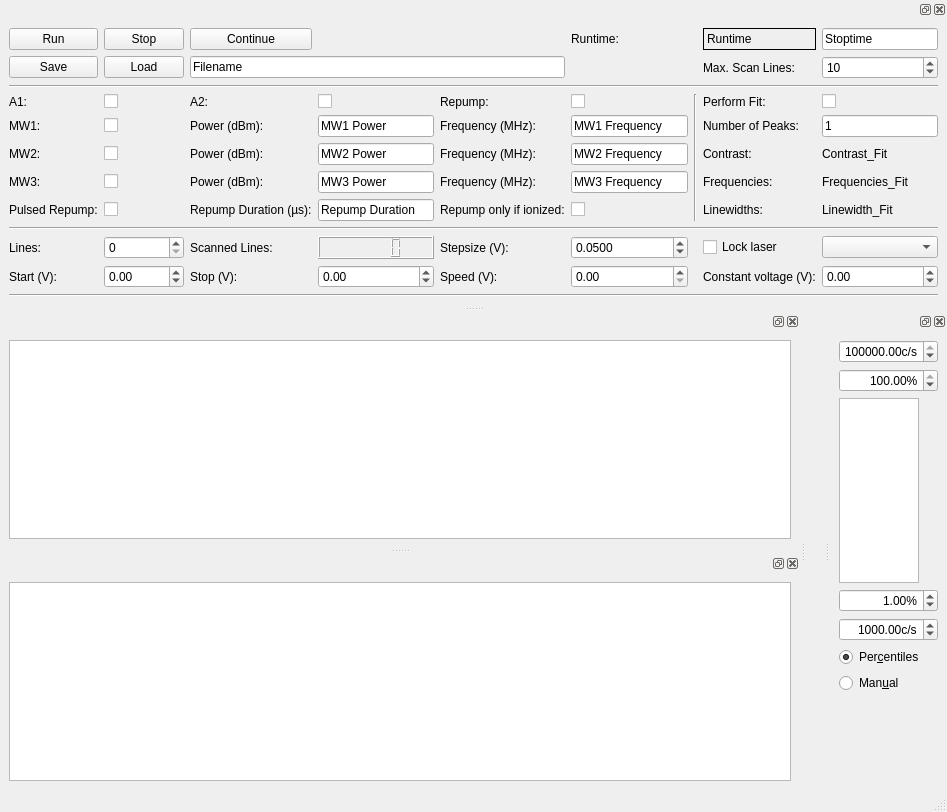
<?xml version="1.0" encoding="UTF-8"?>
<ui version="4.0">
 <class>MainWindow</class>
 <widget class="QMainWindow" name="MainWindow">
  <property name="geometry">
   <rect>
    <x>0</x>
    <y>0</y>
    <width>947</width>
    <height>812</height>
   </rect>
  </property>
  <property name="sizePolicy">
   <sizepolicy hsizetype="Preferred" vsizetype="Preferred">
    <horstretch>1</horstretch>
    <verstretch>1</verstretch>
   </sizepolicy>
  </property>
  <property name="windowTitle">
   <string>qudi: PLE</string>
  </property>
  <widget class="QWidget" name="centralwidget">
   <property name="enabled">
    <bool>true</bool>
   </property>
   <layout class="QVBoxLayout" name="verticalLayout_2"/>
  </widget>
  <widget class="QMenuBar" name="menubar">
   <property name="geometry">
    <rect>
     <x>0</x>
     <y>0</y>
     <width>947</width>
     <height>21</height>
    </rect>
   </property>
  </widget>
  <widget class="QStatusBar" name="statusbar"/>
  <widget class="QDockWidget" name="dockWidget">
   <attribute name="dockWidgetArea">
    <number>4</number>
   </attribute>
   <widget class="QWidget" name="dockWidgetContents">
    <property name="enabled">
     <bool>true</bool>
    </property>
    <layout class="QVBoxLayout" name="verticalLayout_9">
     <item>
      <layout class="QGridLayout" name="gridLayout_7">
       <item row="3" column="0">
        <widget class="QLabel" name="label_121">
         <property name="text">
          <string>A1:</string>
         </property>
        </widget>
       </item>
       <item row="7" column="4">
        <widget class="QLabel" name="label_118">
         <property name="text">
          <string>Repump only if ionized:</string>
         </property>
        </widget>
       </item>
       <item row="5" column="3">
        <widget class="QLineEdit" name="ple_MW2_Power_LineEdit">
         <property name="text">
          <string>MW2 Power</string>
         </property>
        </widget>
       </item>
       <item row="0" column="2">
        <widget class="QPushButton" name="ple_Continue_Button">
         <property name="text">
          <string>Continue</string>
         </property>
        </widget>
       </item>
       <item row="10" column="3">
        <widget class="QDoubleSpinBox" name="stopDoubleSpinBox">
         <property name="minimum">
          <double>-4.000000000000000</double>
         </property>
         <property name="maximum">
          <double>4.000000000000000</double>
         </property>
        </widget>
       </item>
       <item row="10" column="1">
        <widget class="QDoubleSpinBox" name="startDoubleSpinBox">
         <property name="minimum">
          <double>-4.000000000000000</double>
         </property>
         <property name="maximum">
          <double>4.000000000000000</double>
         </property>
        </widget>
       </item>
       <item row="5" column="8">
        <widget class="QLabel" name="ple_Contrast_Fit_Label">
         <property name="text">
          <string>Contrast_Fit</string>
         </property>
        </widget>
       </item>
       <item row="6" column="1">
        <widget class="QCheckBox" name="ple_MW3_CheckBox">
         <property name="text">
          <string/>
         </property>
        </widget>
       </item>
       <item row="9" column="2">
        <widget class="QLabel" name="label_5">
         <property name="text">
          <string>Scanned Lines:</string>
         </property>
        </widget>
       </item>
       <item row="9" column="5">
        <widget class="QDoubleSpinBox" name="resolutionSpinBox">
         <property name="decimals">
          <number>4</number>
         </property>
         <property name="maximum">
          <double>99999.990000000005239</double>
         </property>
         <property name="singleStep">
          <double>0.010000000000000</double>
         </property>
         <property name="value">
          <double>0.050000000000000</double>
         </property>
        </widget>
       </item>
       <item row="3" column="2">
        <widget class="QLabel" name="label_111">
         <property name="text">
          <string>A2:</string>
         </property>
        </widget>
       </item>
       <item row="6" column="0">
        <widget class="QLabel" name="label">
         <property name="text">
          <string>MW3:</string>
         </property>
        </widget>
       </item>
       <item row="4" column="0">
        <widget class="QLabel" name="label_115">
         <property name="text">
          <string>MW1:</string>
         </property>
        </widget>
       </item>
       <item row="10" column="2">
        <widget class="QLabel" name="label_8">
         <property name="text">
          <string>Stop (V):</string>
         </property>
        </widget>
       </item>
       <item row="3" column="4">
        <widget class="QLabel" name="label_109">
         <property name="text">
          <string>Repump:</string>
         </property>
        </widget>
       </item>
       <item row="7" column="5">
        <widget class="QCheckBox" name="ple_RepumpWhenIonized_CheckBox">
         <property name="text">
          <string/>
         </property>
        </widget>
       </item>
       <item row="5" column="4">
        <widget class="QLabel" name="label_126">
         <property name="text">
          <string>Frequency (MHz):</string>
         </property>
        </widget>
       </item>
       <item row="8" column="0" colspan="9">
        <widget class="Line" name="line_2">
         <property name="orientation">
          <enum>Qt::Horizontal</enum>
         </property>
        </widget>
       </item>
       <item row="4" column="4">
        <widget class="QLabel" name="label_117">
         <property name="text">
          <string>Frequency (MHz):</string>
         </property>
        </widget>
       </item>
       <item row="5" column="1">
        <widget class="QCheckBox" name="ple_MW2_CheckBox">
         <property name="text">
          <string/>
         </property>
        </widget>
       </item>
       <item row="4" column="5">
        <widget class="QLineEdit" name="ple_MW1_Freq_LineEdit">
         <property name="text">
          <string>MW1 Frequency</string>
         </property>
        </widget>
       </item>
       <item row="7" column="0">
        <widget class="QLabel" name="label_107">
         <property name="text">
          <string>Pulsed Repump:</string>
         </property>
        </widget>
       </item>
       <item row="4" column="3">
        <widget class="QLineEdit" name="ple_MW1_Power_LineEdit">
         <property name="text">
          <string>MW1 Power</string>
         </property>
        </widget>
       </item>
       <item row="0" column="1">
        <widget class="QPushButton" name="ple_Stop_Button">
         <property name="text">
          <string>Stop</string>
         </property>
        </widget>
       </item>
       <item row="3" column="1">
        <widget class="QCheckBox" name="ple_A1_CheckBox">
         <property name="text">
          <string/>
         </property>
        </widget>
       </item>
       <item row="7" column="7">
        <widget class="QLabel" name="label_110">
         <property name="text">
          <string>Linewidths:</string>
         </property>
        </widget>
       </item>
       <item row="5" column="7">
        <widget class="QLabel" name="label_11">
         <property name="text">
          <string>Contrast:</string>
         </property>
        </widget>
       </item>
       <item row="4" column="7">
        <widget class="QLabel" name="label_120">
         <property name="text">
          <string>Number of Peaks:</string>
         </property>
        </widget>
       </item>
       <item row="1" column="0">
        <widget class="QPushButton" name="ple_Save_Button">
         <property name="text">
          <string>Save</string>
         </property>
        </widget>
       </item>
       <item row="3" column="8">
        <widget class="QCheckBox" name="ple_PerformFit_CheckBox">
         <property name="text">
          <string/>
         </property>
        </widget>
       </item>
       <item row="7" column="2">
        <widget class="QLabel" name="label_122">
         <property name="text">
          <string>Repump Duration (µs):</string>
         </property>
        </widget>
       </item>
       <item row="6" column="7">
        <widget class="QLabel" name="label_127">
         <property name="text">
          <string>Frequencies:</string>
         </property>
        </widget>
       </item>
       <item row="0" column="7">
        <widget class="QLabel" name="ple_Runtime_Label">
         <property name="frameShape">
          <enum>QFrame::Box</enum>
         </property>
         <property name="text">
          <string>Runtime</string>
         </property>
        </widget>
       </item>
       <item row="1" column="1">
        <widget class="QPushButton" name="ple_Load_Button">
         <property name="enabled">
          <bool>true</bool>
         </property>
         <property name="text">
          <string>Load</string>
         </property>
        </widget>
       </item>
       <item row="0" column="5">
        <widget class="QLabel" name="label_114">
         <property name="text">
          <string>Runtime:</string>
         </property>
        </widget>
       </item>
       <item row="0" column="0">
        <widget class="QPushButton" name="ple_Run_Button">
         <property name="enabled">
          <bool>true</bool>
         </property>
         <property name="text">
          <string>Run</string>
         </property>
        </widget>
       </item>
       <item row="10" column="7">
        <widget class="QLabel" name="label_10">
         <property name="text">
          <string>Constant voltage (V):</string>
         </property>
        </widget>
       </item>
       <item row="5" column="2">
        <widget class="QLabel" name="label_132">
         <property name="text">
          <string>Power (dBm):</string>
         </property>
        </widget>
       </item>
       <item row="7" column="1">
        <widget class="QCheckBox" name="ple_PulsedRepump_CheckBox">
         <property name="text">
          <string/>
         </property>
        </widget>
       </item>
       <item row="9" column="1">
        <widget class="QSpinBox" name="linesSpinBox">
         <property name="maximum">
          <number>99999</number>
         </property>
        </widget>
       </item>
       <item row="10" column="8">
        <widget class="QDoubleSpinBox" name="constDoubleSpinBox">
         <property name="minimum">
          <double>-4.000000000000000</double>
         </property>
         <property name="maximum">
          <double>4.000000000000000</double>
         </property>
        </widget>
       </item>
       <item row="9" column="4">
        <widget class="QLabel" name="label_6">
         <property name="text">
          <string>Stepsize (V):</string>
         </property>
        </widget>
       </item>
       <item row="4" column="2">
        <widget class="QLabel" name="label_124">
         <property name="text">
          <string>Power (dBm):</string>
         </property>
        </widget>
       </item>
       <item row="1" column="8">
        <widget class="QSpinBox" name="maxlinesSpinBox">
         <property name="maximum">
          <number>99999</number>
         </property>
         <property name="value">
          <number>10</number>
         </property>
        </widget>
       </item>
       <item row="6" column="4">
        <widget class="QLabel" name="label_3">
         <property name="text">
          <string>Frequency (MHz):</string>
         </property>
        </widget>
       </item>
       <item row="1" column="2" colspan="3">
        <widget class="QLineEdit" name="ple_Filename_LineEdit">
         <property name="text">
          <string>Filename</string>
         </property>
        </widget>
       </item>
       <item row="4" column="1">
        <widget class="QCheckBox" name="ple_MW1_CheckBox">
         <property name="text">
          <string/>
         </property>
        </widget>
       </item>
       <item row="7" column="8">
        <widget class="QLabel" name="ple_Linewidths_Fit_Label">
         <property name="text">
          <string>Linewidth_Fit</string>
         </property>
        </widget>
       </item>
       <item row="10" column="4">
        <widget class="QLabel" name="label_9">
         <property name="text">
          <string>Speed (V):</string>
         </property>
        </widget>
       </item>
       <item row="6" column="5">
        <widget class="QLineEdit" name="ple_MW3_Freq_LineEdit">
         <property name="text">
          <string>MW3 Frequency</string>
         </property>
        </widget>
       </item>
       <item row="10" column="0">
        <widget class="QLabel" name="label_7">
         <property name="text">
          <string>Start (V):</string>
         </property>
        </widget>
       </item>
       <item row="3" column="6" rowspan="5">
        <widget class="Line" name="line">
         <property name="orientation">
          <enum>Qt::Vertical</enum>
         </property>
        </widget>
       </item>
       <item row="9" column="3">
        <widget class="QLCDNumber" name="elapsed_lines_DisplayWidget"/>
       </item>
       <item row="6" column="3">
        <widget class="QLineEdit" name="ple_MW3_Power_LineEdit">
         <property name="text">
          <string>MW3 Power</string>
         </property>
        </widget>
       </item>
       <item row="0" column="8">
        <widget class="QLineEdit" name="ple_Stoptime_LineEdit">
         <property name="text">
          <string>Stoptime</string>
         </property>
        </widget>
       </item>
       <item row="9" column="7">
        <widget class="QCheckBox" name="ple_Lock_Laser_CheckBox">
         <property name="text">
          <string>Lock laser</string>
         </property>
        </widget>
       </item>
       <item row="10" column="5">
        <widget class="QDoubleSpinBox" name="speedDoubleSpinBox"/>
       </item>
       <item row="1" column="7">
        <widget class="QLabel" name="label_12">
         <property name="text">
          <string>Max. Scan Lines:</string>
         </property>
        </widget>
       </item>
       <item row="4" column="8">
        <widget class="QLineEdit" name="ple_NumberOfPeaks_LineEdit">
         <property name="text">
          <string>1</string>
         </property>
        </widget>
       </item>
       <item row="6" column="8">
        <widget class="QLabel" name="ple_Frequencies_Fit_Label">
         <property name="text">
          <string>Frequencies_Fit</string>
         </property>
        </widget>
       </item>
       <item row="6" column="2">
        <widget class="QLabel" name="label_2">
         <property name="text">
          <string>Power (dBm):</string>
         </property>
        </widget>
       </item>
       <item row="3" column="5">
        <widget class="QCheckBox" name="ple_CWrepump_CheckBox">
         <property name="text">
          <string/>
         </property>
        </widget>
       </item>
       <item row="3" column="3">
        <widget class="QCheckBox" name="ple_A2_CheckBox">
         <property name="text">
          <string/>
         </property>
        </widget>
       </item>
       <item row="3" column="7">
        <widget class="QLabel" name="label_131">
         <property name="text">
          <string>Perform Fit:</string>
         </property>
        </widget>
       </item>
       <item row="9" column="0">
        <widget class="QLabel" name="label_4">
         <property name="text">
          <string>Lines:</string>
         </property>
        </widget>
       </item>
       <item row="9" column="8">
        <widget class="QComboBox" name="ple_ScanRanges_ComboBox">
         <property name="enabled">
          <bool>true</bool>
         </property>
         <property name="autoFillBackground">
          <bool>false</bool>
         </property>
        </widget>
       </item>
       <item row="5" column="5">
        <widget class="QLineEdit" name="ple_MW2_Freq_LineEdit">
         <property name="text">
          <string>MW2 Frequency</string>
         </property>
        </widget>
       </item>
       <item row="7" column="3">
        <widget class="QLineEdit" name="ple_RepumpDuration_LineEdit">
         <property name="text">
          <string>Repump Duration</string>
         </property>
        </widget>
       </item>
       <item row="5" column="0">
        <widget class="QLabel" name="label_130">
         <property name="text">
          <string>MW2:</string>
         </property>
        </widget>
       </item>
       <item row="2" column="0" colspan="9">
        <widget class="Line" name="line_16">
         <property name="orientation">
          <enum>Qt::Horizontal</enum>
         </property>
        </widget>
       </item>
       <item row="11" column="0" colspan="9">
        <widget class="Line" name="line_18">
         <property name="orientation">
          <enum>Qt::Horizontal</enum>
         </property>
        </widget>
       </item>
      </layout>
     </item>
    </layout>
   </widget>
  </widget>
  <widget class="QDockWidget" name="dockWidget_plot">
   <property name="enabled">
    <bool>true</bool>
   </property>
   <property name="sizePolicy">
    <sizepolicy hsizetype="Expanding" vsizetype="Expanding">
     <horstretch>1</horstretch>
     <verstretch>1</verstretch>
    </sizepolicy>
   </property>
   <property name="minimumSize">
    <size>
     <width>800</width>
     <height>111</height>
    </size>
   </property>
   <property name="maximumSize">
    <size>
     <width>524287</width>
     <height>524287</height>
    </size>
   </property>
   <property name="autoFillBackground">
    <bool>false</bool>
   </property>
   <attribute name="dockWidgetArea">
    <number>1</number>
   </attribute>
   <widget class="QWidget" name="dockWidgetContents_2">
    <property name="enabled">
     <bool>true</bool>
    </property>
    <property name="sizePolicy">
     <sizepolicy hsizetype="Expanding" vsizetype="Expanding">
      <horstretch>1</horstretch>
      <verstretch>1</verstretch>
     </sizepolicy>
    </property>
    <property name="minimumSize">
     <size>
      <width>0</width>
      <height>0</height>
     </size>
    </property>
    <property name="layoutDirection">
     <enum>Qt::LeftToRight</enum>
    </property>
    <property name="autoFillBackground">
     <bool>false</bool>
    </property>
    <layout class="QVBoxLayout" name="verticalLayout_4">
     <item>
      <widget class="PlotWidget" name="ple_data_PlotWidget">
       <property name="sizePolicy">
        <sizepolicy hsizetype="Expanding" vsizetype="Expanding">
         <horstretch>1</horstretch>
         <verstretch>1</verstretch>
        </sizepolicy>
       </property>
      </widget>
     </item>
    </layout>
   </widget>
  </widget>
  <widget class="QDockWidget" name="dockWidget_colorBar">
   <attribute name="dockWidgetArea">
    <number>2</number>
   </attribute>
   <widget class="QWidget" name="dockWidgetContents_4">
    <property name="maximumSize">
     <size>
      <width>180</width>
      <height>371</height>
     </size>
    </property>
    <layout class="QVBoxLayout" name="verticalLayout_8">
     <item>
      <layout class="QVBoxLayout" name="verticalLayout">
       <item>
        <widget class="ScienDSpinBox" name="voltscan_cb_max_InputWidget">
         <property name="maximumSize">
          <size>
           <width>100</width>
           <height>16777215</height>
          </size>
         </property>
         <property name="alignment">
          <set>Qt::AlignRight|Qt::AlignTrailing|Qt::AlignVCenter</set>
         </property>
         <property name="suffix">
          <string>c/s</string>
         </property>
         <property name="minimum">
          <double>-10.000000000000000</double>
         </property>
         <property name="maximum">
          <double>1000000000.000000000000000</double>
         </property>
         <property name="value">
          <double>100000.000000000000000</double>
         </property>
        </widget>
       </item>
       <item>
        <widget class="ScienDSpinBox" name="voltscan_cb_high_centile_InputWidget">
         <property name="maximumSize">
          <size>
           <width>100</width>
           <height>16777215</height>
          </size>
         </property>
         <property name="alignment">
          <set>Qt::AlignRight|Qt::AlignTrailing|Qt::AlignVCenter</set>
         </property>
         <property name="suffix">
          <string>%</string>
         </property>
         <property name="minimum">
          <double>0.000000000000000</double>
         </property>
         <property name="maximum">
          <double>100.000000000000000</double>
         </property>
         <property name="value">
          <double>100.000000000000000</double>
         </property>
        </widget>
       </item>
       <item>
        <widget class="PlotWidget" name="voltscan_cb_ViewWidget">
         <property name="sizePolicy">
          <sizepolicy hsizetype="Expanding" vsizetype="Expanding">
           <horstretch>0</horstretch>
           <verstretch>0</verstretch>
          </sizepolicy>
         </property>
         <property name="maximumSize">
          <size>
           <width>80</width>
           <height>16777215</height>
          </size>
         </property>
        </widget>
       </item>
       <item>
        <widget class="ScienDSpinBox" name="voltscan_cb_low_centile_InputWidget">
         <property name="maximumSize">
          <size>
           <width>100</width>
           <height>16777215</height>
          </size>
         </property>
         <property name="alignment">
          <set>Qt::AlignRight|Qt::AlignTrailing|Qt::AlignVCenter</set>
         </property>
         <property name="suffix">
          <string>%</string>
         </property>
         <property name="minimum">
          <double>0.000000000000000</double>
         </property>
         <property name="maximum">
          <double>100.000000000000000</double>
         </property>
         <property name="value">
          <double>1.000000000000000</double>
         </property>
        </widget>
       </item>
       <item>
        <widget class="ScienDSpinBox" name="voltscan_cb_min_InputWidget">
         <property name="maximumSize">
          <size>
           <width>100</width>
           <height>16777215</height>
          </size>
         </property>
         <property name="alignment">
          <set>Qt::AlignRight|Qt::AlignTrailing|Qt::AlignVCenter</set>
         </property>
         <property name="suffix">
          <string>c/s</string>
         </property>
         <property name="minimum">
          <double>-10.000000000000000</double>
         </property>
         <property name="maximum">
          <double>1000000000.000000000000000</double>
         </property>
         <property name="value">
          <double>1000.000000000000000</double>
         </property>
        </widget>
       </item>
       <item>
        <widget class="QRadioButton" name="voltscan_cb_centiles_RadioButton">
         <property name="text">
          <string>Per&amp;centiles</string>
         </property>
         <property name="checked">
          <bool>true</bool>
         </property>
        </widget>
       </item>
       <item>
        <widget class="QRadioButton" name="voltscan_cb_manual_RadioButton">
         <property name="text">
          <string>Man&amp;ual</string>
         </property>
        </widget>
       </item>
      </layout>
     </item>
    </layout>
   </widget>
  </widget>
  <widget class="QDockWidget" name="dockWidget_3">
   <property name="sizePolicy">
    <sizepolicy hsizetype="Expanding" vsizetype="Expanding">
     <horstretch>1</horstretch>
     <verstretch>1</verstretch>
    </sizepolicy>
   </property>
   <property name="maximumSize">
    <size>
     <width>524287</width>
     <height>524287</height>
    </size>
   </property>
   <attribute name="dockWidgetArea">
    <number>1</number>
   </attribute>
   <widget class="QWidget" name="dockWidgetContents_7">
    <property name="sizePolicy">
     <sizepolicy hsizetype="Expanding" vsizetype="Expanding">
      <horstretch>1</horstretch>
      <verstretch>1</verstretch>
     </sizepolicy>
    </property>
    <layout class="QVBoxLayout" name="verticalLayout_3">
     <item>
      <widget class="PlotWidget" name="ple_matrix_PlotWidget">
       <property name="sizePolicy">
        <sizepolicy hsizetype="Expanding" vsizetype="Expanding">
         <horstretch>1</horstretch>
         <verstretch>1</verstretch>
        </sizepolicy>
       </property>
      </widget>
     </item>
    </layout>
   </widget>
  </widget>
 </widget>
 <customwidgets>
  <customwidget>
   <class>PlotWidget</class>
   <extends>QGraphicsView</extends>
   <header>pyqtgraph</header>
  </customwidget>
  <customwidget>
   <class>ScienDSpinBox</class>
   <extends>QDoubleSpinBox</extends>
   <header>qtwidgets.scientific_spinbox.h</header>
  </customwidget>
 </customwidgets>
 <tabstops>
  <tabstop>ple_Run_Button</tabstop>
  <tabstop>ple_Stop_Button</tabstop>
  <tabstop>ple_Continue_Button</tabstop>
  <tabstop>ple_Save_Button</tabstop>
  <tabstop>ple_Load_Button</tabstop>
  <tabstop>ple_Filename_LineEdit</tabstop>
  <tabstop>ple_A1_CheckBox</tabstop>
  <tabstop>ple_A2_CheckBox</tabstop>
  <tabstop>ple_CWrepump_CheckBox</tabstop>
  <tabstop>ple_MW1_CheckBox</tabstop>
  <tabstop>ple_MW1_Power_LineEdit</tabstop>
  <tabstop>ple_MW1_Freq_LineEdit</tabstop>
  <tabstop>ple_MW2_CheckBox</tabstop>
  <tabstop>ple_MW2_Power_LineEdit</tabstop>
  <tabstop>ple_MW2_Freq_LineEdit</tabstop>
  <tabstop>ple_MW3_CheckBox</tabstop>
  <tabstop>ple_MW3_Power_LineEdit</tabstop>
  <tabstop>ple_MW3_Freq_LineEdit</tabstop>
  <tabstop>ple_PulsedRepump_CheckBox</tabstop>
  <tabstop>ple_RepumpDuration_LineEdit</tabstop>
  <tabstop>linesSpinBox</tabstop>
  <tabstop>startDoubleSpinBox</tabstop>
  <tabstop>stopDoubleSpinBox</tabstop>
  <tabstop>speedDoubleSpinBox</tabstop>
  <tabstop>constDoubleSpinBox</tabstop>
  <tabstop>ple_PerformFit_CheckBox</tabstop>
  <tabstop>voltscan_cb_max_InputWidget</tabstop>
  <tabstop>voltscan_cb_high_centile_InputWidget</tabstop>
  <tabstop>voltscan_cb_ViewWidget</tabstop>
  <tabstop>voltscan_cb_low_centile_InputWidget</tabstop>
  <tabstop>voltscan_cb_min_InputWidget</tabstop>
  <tabstop>voltscan_cb_centiles_RadioButton</tabstop>
  <tabstop>voltscan_cb_manual_RadioButton</tabstop>
 </tabstops>
 <resources/>
 <connections/>
</ui>
